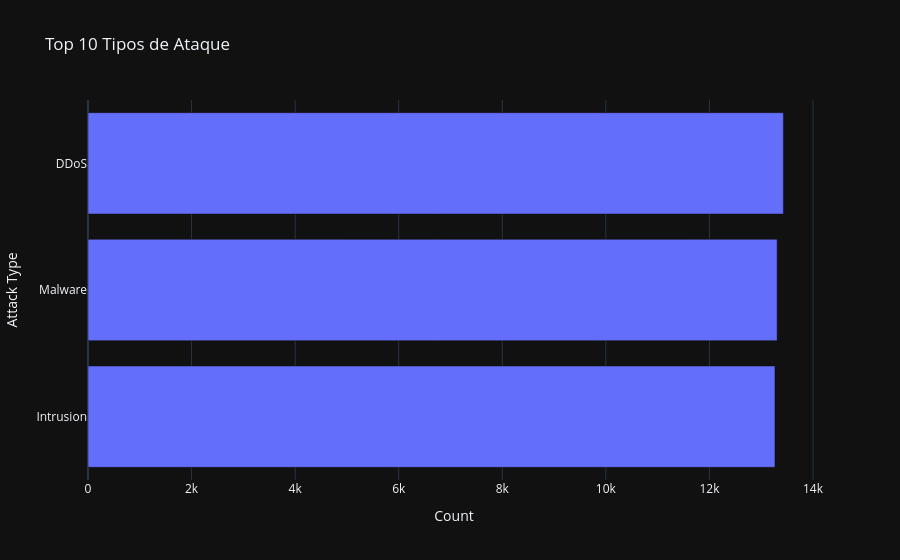

The notebook cell saved with this chart:
### Markdown cell above
## 1. Principais Tipos de Ataque

### Code cell
attack_counts = df['Attack Type'].value_counts().head(10).reset_index()
attack_counts.columns = ['Attack Type', 'Count']

fig = px.bar(attack_counts, x='Count', y='Attack Type', orientation='h', title='Top 10 Tipos de Ataque')
fig.update_layout(yaxis={'categoryorder':'total ascending'})
fig.show()

### Figure 1 — Plotly figure (JSON) as saved in the notebook; plotly's stock layout.template omitted (floating-point values rounded to 4 significant figures)
{"data": [{"hovertemplate": "Count=%{x}<br>Attack Type=%{y}<extra></extra>", "legendgroup": "", "marker": {"color": "#636efa", "pattern": {"shape": ""}}, "name": "", "orientation": "h", "showlegend": false, "textposition": "auto", "type": "bar", "x": [13428, 13307, 13265], "xaxis": "x", "y": ["DDoS", "Malware", "Intrusion"], "yaxis": "y"}], "layout": {"barmode": "relative", "legend": {"tracegroupgap": 0}, "title": {"text": "Top 10 Tipos de Ataque"}, "xaxis": {"anchor": "y", "domain": [0, 1], "title": {"text": "Count"}}, "yaxis": {"anchor": "x", "categoryorder": "total ascending", "domain": [0, 1], "title": {"text": "Attack Type"}}}}
